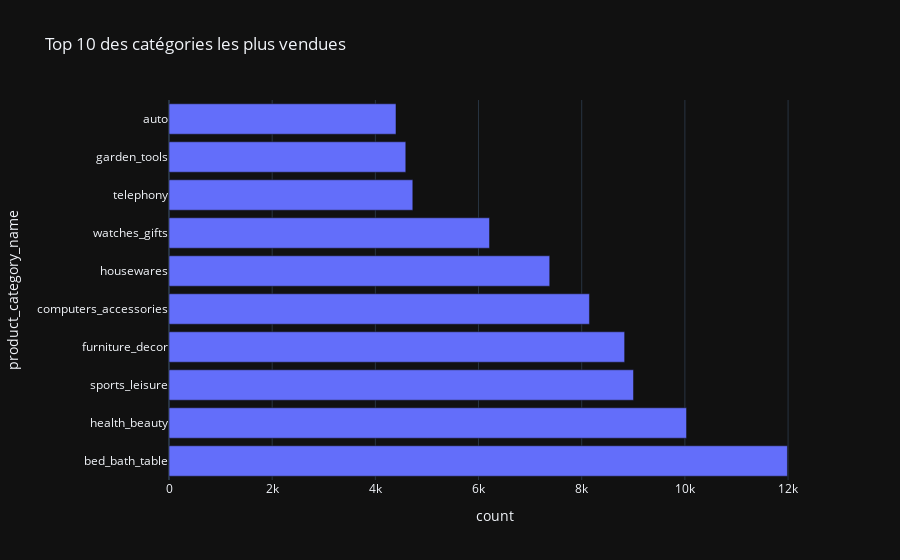

The notebook cell this image was saved under:
### Code cell
# 3.1 - graphique des top 10 des catégories les plus vendues
fig5 = px.bar(top_categories.reset_index().head(10), y="product_category_name", x="count", title="Top 10 des catégories les plus vendues",orientation="h")
fig5.show()

### Figure 1 — Plotly figure (JSON) as saved in the notebook; plotly's stock layout.template omitted (floating-point values rounded to 4 significant figures)
{"data": [{"hovertemplate": "count=%{x}<br>product_category_name=%{y}<extra></extra>", "legendgroup": "", "marker": {"color": "#636efa", "pattern": {"shape": ""}}, "name": "", "orientation": "h", "showlegend": false, "textposition": "auto", "x": [11988, 10032, 9004, 8832, 8150, 7380, 6213, 4726, 4590, 4400], "xaxis": "x", "y": ["bed_bath_table", "health_beauty", "sports_leisure", "furniture_decor", "computers_accessories", "housewares", "watches_gifts", "telephony", "garden_tools", "auto"], "yaxis": "y", "type": "bar"}], "layout": {"xaxis": {"anchor": "y", "domain": [0.0, 1.0], "title": {"text": "count"}}, "yaxis": {"anchor": "x", "domain": [0.0, 1.0], "title": {"text": "product_category_name"}}, "legend": {"tracegroupgap": 0}, "title": {"text": "Top 10 des catégories les plus vendues"}, "barmode": "relative"}}
